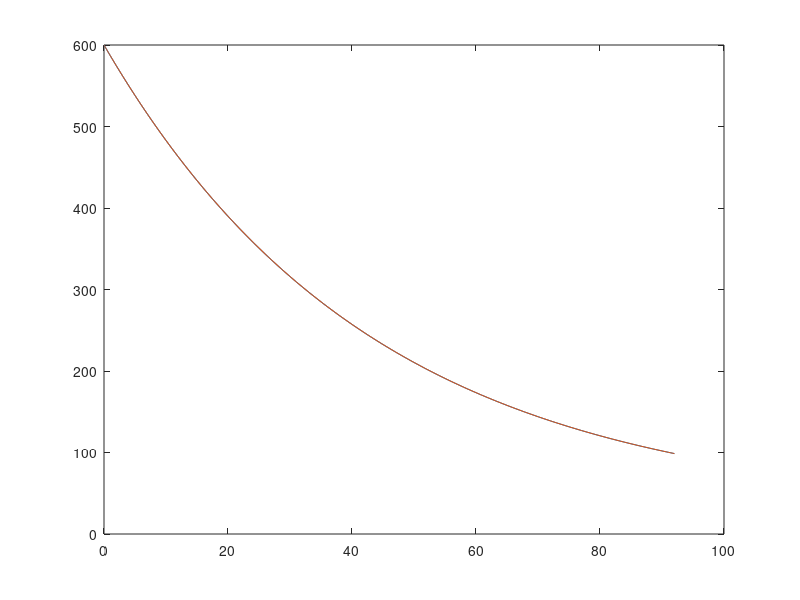

Here is the MATLAB script that generated this plot:
function templado
  % Problema de valor inicial
  % [Y, inf, msg] = lsode(fcn, x0, t, tcrit);

  % Templado de una pieza de acero
  % Una pieza de acero a 600°C se sumerge en aceite a 30°C
  % Si la temperatura obedece a T'(t) = k(Ta-(T(t)))
  % Y k = 0.023 cuanto es T(92) ?

  % Datos iniciales
  tempA = 30;
  temp0 = 600;
  k = 0.023;
  tF = 92;

  % lsode
  fcn = @(T, t) k .* ( tempA - T );
  t1 = 0:tF;
  [T1] = lsode( fcn, temp0, t1 )

  disp('La temperatura luego de '), disp(tF), disp(' segundos es '), disp(T1(end)), disp('C')

  % ode45
  fcn45 = @(t, T) k .* ( tempA - T );
  tiempos = [0 tF];
  [t2, T2] = ode45( fcn45, tiempos, temp0 )

  disp('La temperatura luego de '), disp(tF), disp(' segundos es '), disp(T2(end)), disp('C')

  plot( t1, T1, t2, T2);

  error = (T2(end) - T1(end)) / T1(end)

endfunction
